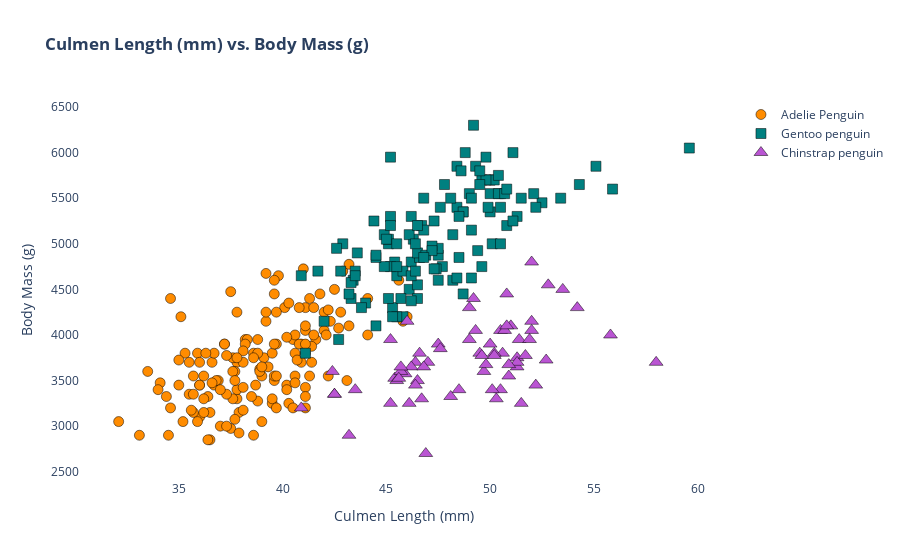

The notebook cell saved with this chart:
### Markdown cell above
### Correlation Plots

### Code cell
# Culmen Length (mm) vs. Body Mass (g)

trace1 = go.Scatter(
    x=adelie_df["Culmen Length (mm)"],
    y=adelie_df["Body Mass (g)"],
    text=adelie_df["Species"],
    mode="markers",
    marker=dict(size=10, symbol="circle", line=dict(color="rgb(0,0,0)", width=0.5)),
    marker_color=adelie_df["Color"],
    name="Adelie Penguin",
)

trace2 = go.Scatter(
    x=gentoo_df["Culmen Length (mm)"],
    y=gentoo_df["Body Mass (g)"],
    text=gentoo_df["Species"],
    mode="markers",
    marker=dict(size=10, symbol="square", line=dict(color="rgb(0,0,0)", width=0.5)),
    marker_color=gentoo_df["Color"],
    name="Gentoo penguin",
)

trace3 = go.Scatter(
    x=chinstrap_df["Culmen Length (mm)"],
    y=chinstrap_df["Body Mass (g)"],
    text=chinstrap_df["Species"],
    mode="markers",
    marker=dict(
        size=12, symbol="triangle-up", line=dict(color="rgb(0,0,0)", width=0.5)
    ),
    marker_color=chinstrap_df["Color"],
    name="Chinstrap penguin",
)

data = [trace1, trace2, trace3]


layout = dict(
    title="<b>Culmen Length (mm) vs. Body Mass (g)</b>",
    showlegend=True,
    xaxis=dict(title="Culmen Length (mm)"),
    yaxis=dict(title="Body Mass (g)"),
    #               legend_orientation="h",
    #               autosize=False,
    #               width=1000,
    #               height=600,
    #               xaxis=dict(showgrid=False),
    #               yaxis=dict(title="Number of Jobs Posted",
    #                          showgrid=False,
    #                          autorange=True,
    #                          zeroline=False,
    #                          showline=False,
    #                          ticks='',
    #                          showticklabels=True),
    plot_bgcolor="rgba(0,0,0,0)",
    paper_bgcolor="rgba(0,0,0,0)",
)

fig = dict(data=data, layout=layout)

iplot(fig)

### Figure 1 — Plotly figure (JSON) as saved in the notebook; plotly's stock layout.template omitted (floating-point values rounded to 4 significant figures; data arrays with more than 128 entries replaced by an {"elided": "..."} marker saying what was removed)
{"data": [{"marker": {"color": {"elided": "152 str values"}, "line": {"color": "rgb(0,0,0)", "width": 0.5}, "size": 10, "symbol": "circle"}, "mode": "markers", "name": "Adelie Penguin", "text": {"elided": "152 str values"}, "type": "scatter", "x": {"elided": "152 float values"}, "y": {"elided": "152 int values"}}, {"marker": {"color": ["teal", "teal", "teal", "teal", "teal", "teal", "teal", "teal", "teal", "teal", "teal", "teal", "teal", "teal", "teal", "teal", "teal", "teal", "teal", "teal", "teal", "teal", "teal", "teal", "teal", "teal", "teal", "teal", "teal", "teal", "teal", "teal", "teal", "teal", "teal", "teal", "teal", "teal", "teal", "teal", "teal", "teal", "teal", "teal", "teal", "teal", "teal", "teal", "teal", "teal", "teal", "teal", "teal", "teal", "teal", "teal", "teal", "teal", "teal", "teal", "teal", "teal", "teal", "teal", "teal", "teal", "teal", "teal", "teal", "teal", "teal", "teal", "teal", "teal", "teal", "teal", "teal", "teal", "teal", "teal", "teal", "teal", "teal", "teal", "teal", "teal", "teal", "teal", "teal", "teal", "teal", "teal", "teal", "teal", "teal", "teal", "teal", "teal", "teal", "teal", "teal", "teal", "teal", "teal", "teal", "teal", "teal", "teal", "teal", "teal", "teal", "teal", "teal", "teal", "teal", "teal", "teal", "teal", "teal", "teal", "teal", "teal", "teal", "teal"], "line": {"color": "rgb(0,0,0)", "width": 0.5}, "size": 10, "symbol": "square"}, "mode": "markers", "name": "Gentoo penguin", "text": ["Gentoo penguin (Pygoscelis papua)", "Gentoo penguin (Pygoscelis papua)", "Gentoo penguin (Pygoscelis papua)", "Gentoo penguin (Pygoscelis papua)", "Gentoo penguin (Pygoscelis papua)", "Gentoo penguin (Pygoscelis papua)", "Gentoo penguin (Pygoscelis papua)", "Gentoo penguin (Pygoscelis papua)", "Gentoo penguin (Pygoscelis papua)", "Gentoo penguin (Pygoscelis papua)", "Gentoo penguin (Pygoscelis papua)", "Gentoo penguin (Pygoscelis papua)", "Gentoo penguin (Pygoscelis papua)", "Gentoo penguin (Pygoscelis papua)", "Gentoo penguin (Pygoscelis papua)", "Gentoo penguin (Pygoscelis papua)", "Gentoo penguin (Pygoscelis papua)", "Gentoo penguin (Pygoscelis papua)", "Gentoo penguin (Pygoscelis papua)", "Gentoo penguin (Pygoscelis papua)", "Gentoo penguin (Pygoscelis papua)", "Gentoo penguin (Pygoscelis papua)", "Gentoo penguin (Pygoscelis papua)", "Gentoo penguin (Pygoscelis papua)", "Gentoo penguin (Pygoscelis papua)", "Gentoo penguin (Pygoscelis papua)", "Gentoo penguin (Pygoscelis papua)", "Gentoo penguin (Pygoscelis papua)", "Gentoo penguin (Pygoscelis papua)", "Gentoo penguin (Pygoscelis papua)", "Gentoo penguin (Pygoscelis papua)", "Gentoo penguin (Pygoscelis papua)", "Gentoo penguin (Pygoscelis papua)", "Gentoo penguin (Pygoscelis papua)", "Gentoo penguin (Pygoscelis papua)", "Gentoo penguin (Pygoscelis papua)", "Gentoo penguin (Pygoscelis papua)", "Gentoo penguin (Pygoscelis papua)", "Gentoo penguin (Pygoscelis papua)", "Gentoo penguin (Pygoscelis papua)", "Gentoo penguin (Pygoscelis papua)", "Gentoo penguin (Pygoscelis papua)", "Gentoo penguin (Pygoscelis papua)", "Gentoo penguin (Pygoscelis papua)", "Gentoo penguin (Pygoscelis papua)", "Gentoo penguin (Pygoscelis papua)", "Gentoo penguin (Pygoscelis papua)", "Gentoo penguin (Pygoscelis papua)", "Gentoo penguin (Pygoscelis papua)", "Gentoo penguin (Pygoscelis papua)", "Gentoo penguin (Pygoscelis papua)", "Gentoo penguin (Pygoscelis papua)", "Gentoo penguin (Pygoscelis papua)", "Gentoo penguin (Pygoscelis papua)", "Gentoo penguin (Pygoscelis papua)", "Gentoo penguin (Pygoscelis papua)", "Gentoo penguin (Pygoscelis papua)", "Gentoo penguin (Pygoscelis papua)", "Gentoo penguin (Pygoscelis papua)", "Gentoo penguin (Pygoscelis papua)", "Gentoo penguin (Pygoscelis papua)", "Gentoo penguin (Pygoscelis papua)", "Gentoo penguin (Pygoscelis papua)", "Gentoo penguin (Pygoscelis papua)", "Gentoo penguin (Pygoscelis papua)", "Gentoo penguin (Pygoscelis papua)", "Gentoo penguin (Pygoscelis papua)", "Gentoo penguin (Pygoscelis papua)", "Gentoo penguin (Pygoscelis papua)", "Gentoo penguin (Pygoscelis papua)", "Gentoo penguin (Pygoscelis papua)", "Gentoo penguin (Pygoscelis papua)", "Gentoo penguin (Pygoscelis papua)", "Gentoo penguin (Pygoscelis papua)", "Gentoo penguin (Pygoscelis papua)", "Gentoo penguin (Pygoscelis papua)", "Gentoo penguin (Pygoscelis papua)", "Gentoo penguin (Pygoscelis papua)", "Gentoo penguin (Pygoscelis papua)", "Gentoo penguin (Pygoscelis papua)", "Gentoo penguin (Pygoscelis papua)", "Gentoo penguin (Pygoscelis papua)", "Gentoo penguin (Pygoscelis papua)", "Gentoo penguin (Pygoscelis papua)", "Gentoo penguin (Pygoscelis papua)", "Gentoo penguin (Pygoscelis papua)", "Gentoo penguin (Pygoscelis papua)", "Gentoo penguin (Pygoscelis papua)", "Gentoo penguin (Pygoscelis papua)", "Gentoo penguin (Pygoscelis papua)", "Gentoo penguin (Pygoscelis papua)", "Gentoo penguin (Pygoscelis papua)", "Gentoo penguin (Pygoscelis papua)", "Gentoo penguin (Pygoscelis papua)", "Gentoo penguin (Pygoscelis papua)", "Gentoo penguin (Pygoscelis papua)", "Gentoo penguin (Pygoscelis papua)", "Gentoo penguin (Pygoscelis papua)", "Gentoo penguin (Pygoscelis papua)", "Gentoo penguin (Pygoscelis papua)", "Gentoo penguin (Pygoscelis papua)", "Gentoo penguin (Pygoscelis papua)", "Gentoo penguin (Pygoscelis papua)", "Gentoo penguin (Pygoscelis papua)", "Gentoo penguin (Pygoscelis papua)", "Gentoo penguin (Pygoscelis papua)", "Gentoo penguin (Pygoscelis papua)", "Gentoo penguin (Pygoscelis papua)", "Gentoo penguin (Pygoscelis papua)", "Gentoo penguin (Pygoscelis papua)", "Gentoo penguin (Pygoscelis papua)", "Gentoo penguin (Pygoscelis papua)", "Gentoo penguin (Pygoscelis papua)", "Gentoo penguin (Pygoscelis papua)", "Gentoo penguin (Pygoscelis papua)", "Gentoo penguin (Pygoscelis papua)", "Gentoo penguin (Pygoscelis papua)", "Gentoo penguin (Pygoscelis papua)", "Gentoo penguin (Pygoscelis papua)", "Gentoo penguin (Pygoscelis papua)", "Gentoo penguin (Pygoscelis papua)", "Gentoo penguin (Pygoscelis papua)", "Gentoo penguin (Pygoscelis papua)", "Gentoo penguin (Pygoscelis papua)"], "type": "scatter", "x": [46.1, 50, 48.7, 50, 47.6, 46.5, 45.4, 46.7, 43.3, 46.8, 40.9, 49, 45.5, 48.4, 45.8, 49.3, 42, 49.2, 46.2, 48.7, 50.2, 45.1, 46.5, 46.3, 42.9, 46.1, 44.5, 47.8, 48.2, 50, 47.3, 42.8, 45.1, 59.6, 49.1, 48.4, 42.6, 44.4, 44, 48.7, 42.7, 49.6, 45.3, 49.6, 50.5, 43.6, 45.5, 50.5, 44.9, 45.2, 46.6, 48.5, 45.1, 50.1, 46.5, 45, 43.8, 45.5, 43.2, 50.4, 45.3, 46.2, 45.7, 54.3, 45.8, 49.8, 46.2, 49.5, 43.5, 50.7, 47.7, 46.4, 48.2, 46.5, 46.4, 48.6, 47.5, 51.1, 45.2, 45.2, 49.1, 52.5, 47.4, 50, 44.9, 50.8, 43.4, 51.3, 47.5, 52.1, 47.5, 52.2, 45.5, 49.5, 44.5, 50.8, 49.4, 46.9, 48.4, 51.1, 48.5, 55.9, 47.2, 49.1, 47.3, 46.8, 41.7, 53.4, 43.3, 48.1, 50.5, 49.8, 43.5, 51.5, 46.2, 55.1, 44.5, 48.8, 47.2, 41.1, 46.8, 50.4, 45.2, 49.9], "y": [4500, 5700, 4450, 5700, 5400, 4550, 4800, 5200, 4400, 5150, 4650, 5550, 4650, 5850, 4200, 5850, 4150, 6300, 4800, 5350, 5700, 5000, 4400, 5050, 5000, 5100, 4100, 5650, 4600, 5550, 5250, 4700, 5050, 6050, 5150, 5400, 4950, 5250, 4350, 5350, 3950, 5700, 4300, 4750, 5550, 4900, 4200, 5400, 5100, 5300, 4850, 5300, 4400, 5000, 4900, 5050, 4300, 5000, 4450, 5550, 4200, 5300, 4400, 5650, 4700, 5700, 4650, 5800, 4700, 5550, 4750, 5000, 5100, 5200, 4700, 5800, 4600, 6000, 4750, 5950, 4625, 5450, 4725, 5350, 4750, 5600, 4600, 5300, 4875, 5550, 4950, 5400, 4750, 5650, 4850, 5200, 4925, 4875, 4625, 5250, 4850, 5600, 4975, 5500, 4725, 5500, 4700, 5500, 4575, 5500, 5000, 5950, 4650, 5500, 4375, 5850, 4875, 6000, 4925, 3800, 4850, 5750, 5200, 5400]}, {"marker": {"color": ["mediumorchid", "mediumorchid", "mediumorchid", "mediumorchid", "mediumorchid", "mediumorchid", "mediumorchid", "mediumorchid", "mediumorchid", "mediumorchid", "mediumorchid", "mediumorchid", "mediumorchid", "mediumorchid", "mediumorchid", "mediumorchid", "mediumorchid", "mediumorchid", "mediumorchid", "mediumorchid", "mediumorchid", "mediumorchid", "mediumorchid", "mediumorchid", "mediumorchid", "mediumorchid", "mediumorchid", "mediumorchid", "mediumorchid", "mediumorchid", "mediumorchid", "mediumorchid", "mediumorchid", "mediumorchid", "mediumorchid", "mediumorchid", "mediumorchid", "mediumorchid", "mediumorchid", "mediumorchid", "mediumorchid", "mediumorchid", "mediumorchid", "mediumorchid", "mediumorchid", "mediumorchid", "mediumorchid", "mediumorchid", "mediumorchid", "mediumorchid", "mediumorchid", "mediumorchid", "mediumorchid", "mediumorchid", "mediumorchid", "mediumorchid", "mediumorchid", "mediumorchid", "mediumorchid", "mediumorchid", "mediumorchid", "mediumorchid", "mediumorchid", "mediumorchid", "mediumorchid", "mediumorchid", "mediumorchid", "mediumorchid"], "line": {"color": "rgb(0,0,0)", "width": 0.5}, "size": 12, "symbol": "triangle-up"}, "mode": "markers", "name": "Chinstrap penguin", "text": ["Chinstrap penguin (Pygoscelis antarctica)", "Chinstrap penguin (Pygoscelis antarctica)", "Chinstrap penguin (Pygoscelis antarctica)", "Chinstrap penguin (Pygoscelis antarctica)", "Chinstrap penguin (Pygoscelis antarctica)", "Chinstrap penguin (Pygoscelis antarctica)", "Chinstrap penguin (Pygoscelis antarctica)", "Chinstrap penguin (Pygoscelis antarctica)", "Chinstrap penguin (Pygoscelis antarctica)", "Chinstrap penguin (Pygoscelis antarctica)", "Chinstrap penguin (Pygoscelis antarctica)", "Chinstrap penguin (Pygoscelis antarctica)", "Chinstrap penguin (Pygoscelis antarctica)", "Chinstrap penguin (Pygoscelis antarctica)", "Chinstrap penguin (Pygoscelis antarctica)", "Chinstrap penguin (Pygoscelis antarctica)", "Chinstrap penguin (Pygoscelis antarctica)", "Chinstrap penguin (Pygoscelis antarctica)", "Chinstrap penguin (Pygoscelis antarctica)", "Chinstrap penguin (Pygoscelis antarctica)", "Chinstrap penguin (Pygoscelis antarctica)", "Chinstrap penguin (Pygoscelis antarctica)", "Chinstrap penguin (Pygoscelis antarctica)", "Chinstrap penguin (Pygoscelis antarctica)", "Chinstrap penguin (Pygoscelis antarctica)", "Chinstrap penguin (Pygoscelis antarctica)", "Chinstrap penguin (Pygoscelis antarctica)", "Chinstrap penguin (Pygoscelis antarctica)", "Chinstrap penguin (Pygoscelis antarctica)", "Chinstrap penguin (Pygoscelis antarctica)", "Chinstrap penguin (Pygoscelis antarctica)", "Chinstrap penguin (Pygoscelis antarctica)", "Chinstrap penguin (Pygoscelis antarctica)", "Chinstrap penguin (Pygoscelis antarctica)", "Chinstrap penguin (Pygoscelis antarctica)", "Chinstrap penguin (Pygoscelis antarctica)", "Chinstrap penguin (Pygoscelis antarctica)", "Chinstrap penguin (Pygoscelis antarctica)", "Chinstrap penguin (Pygoscelis antarctica)", "Chinstrap penguin (Pygoscelis antarctica)", "Chinstrap penguin (Pygoscelis antarctica)", "Chinstrap penguin (Pygoscelis antarctica)", "Chinstrap penguin (Pygoscelis antarctica)", "Chinstrap penguin (Pygoscelis antarctica)", "Chinstrap penguin (Pygoscelis antarctica)", "Chinstrap penguin (Pygoscelis antarctica)", "Chinstrap penguin (Pygoscelis antarctica)", "Chinstrap penguin (Pygoscelis antarctica)", "Chinstrap penguin (Pygoscelis antarctica)", "Chinstrap penguin (Pygoscelis antarctica)", "Chinstrap penguin (Pygoscelis antarctica)", "Chinstrap penguin (Pygoscelis antarctica)", "Chinstrap penguin (Pygoscelis antarctica)", "Chinstrap penguin (Pygoscelis antarctica)", "Chinstrap penguin (Pygoscelis antarctica)", "Chinstrap penguin (Pygoscelis antarctica)", "Chinstrap penguin (Pygoscelis antarctica)", "Chinstrap penguin (Pygoscelis antarctica)", "Chinstrap penguin (Pygoscelis antarctica)", "Chinstrap penguin (Pygoscelis antarctica)", "Chinstrap penguin (Pygoscelis antarctica)", "Chinstrap penguin (Pygoscelis antarctica)", "Chinstrap penguin (Pygoscelis antarctica)", "Chinstrap penguin (Pygoscelis antarctica)", "Chinstrap penguin (Pygoscelis antarctica)", "Chinstrap penguin (Pygoscelis antarctica)", "Chinstrap penguin (Pygoscelis antarctica)", "Chinstrap penguin (Pygoscelis antarctica)"], "type": "scatter", "x": [46.5, 50, 51.3, 45.4, 52.7, 45.2, 46.1, 51.3, 46, 51.3, 46.6, 51.7, 47, 52, 45.9, 50.5, 50.3, 58, 46.4, 49.2, 42.4, 48.5, 43.2, 50.6, 46.7, 52, 50.5, 49.5, 46.4, 52.8, 40.9, 54.2, 42.5, 51, 49.7, 47.5, 47.6, 52, 46.9, 53.5, 49, 46.2, 50.9, 45.5, 50.9, 50.8, 50.1, 49, 51.5, 49.8, 48.1, 51.4, 45.7, 50.7, 42.5, 52.2, 45.2, 49.3, 50.2, 45.6, 51.9, 46.8, 45.7, 55.8, 43.5, 49.6, 50.8, 50.2], "y": [3500, 3900, 3650, 3525, 3725, 3950, 3250, 3750, 4150, 3700, 3800, 3775, 3700, 4050, 3575, 4050, 3300, 3700, 3450, 4400, 3600, 3400, 2900, 3800, 3300, 4150, 3400, 3800, 3700, 4550, 3200, 4300, 3350, 4100, 3600, 3900, 3850, 4800, 2700, 4500, 3950, 3650, 3550, 3500, 3675, 4450, 3400, 4300, 3250, 3675, 3325, 3950, 3600, 4050, 3350, 3450, 3250, 4050, 3800, 3525, 3950, 3650, 3650, 4000, 3400, 3775, 4100, 3775]}], "layout": {"paper_bgcolor": "rgba(0,0,0,0)", "plot_bgcolor": "rgba(0,0,0,0)", "showlegend": true, "title": {"text": "<b>Culmen Length (mm) vs. Body Mass (g)</b>"}, "xaxis": {"title": {"text": "Culmen Length (mm)"}}, "yaxis": {"title": {"text": "Body Mass (g)"}}}}
